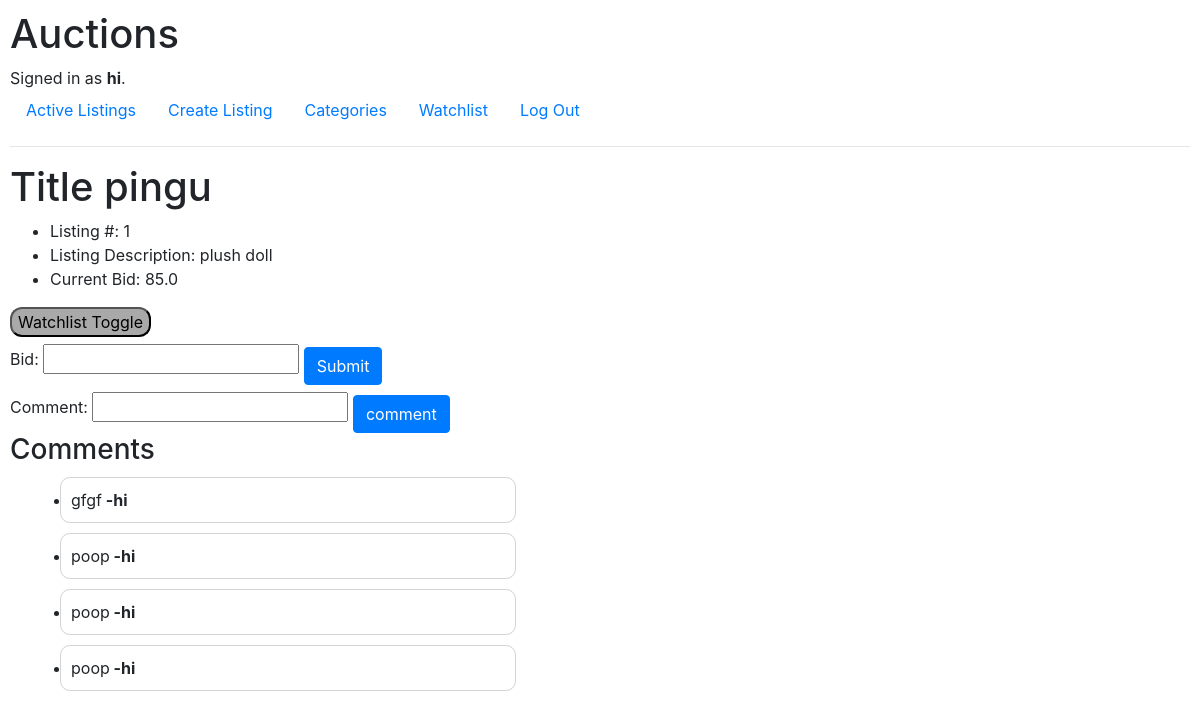
The app's page /listing/1 (signed in) with its own data.
### auctions/models.py (models this page shows, shortened)
class User(AbstractUser):
    pass

class Auction(models.Model):
    user = models.ForeignKey(User, on_delete=models.CASCADE)
    active = models.BooleanField(blank=False, default=True)
    title = models.CharField(max_length=100, blank=False)
    description = models.TextField(blank=False)
    category = models.ForeignKey(Category,blank=True, on_delete=models.PROTECT, related_name="categories")
    start_bid = models.FloatField()
    image = models.URLField(blank=True, null=True)
    winner = models.ForeignKey(User, blank=True, on_delete = models.CASCADE, related_name="auction_winner", null=True)

class Bid(models.Model):
    user = models.ForeignKey(User, on_delete=models.CASCADE)
    auction = models.ForeignKey(Auction, on_delete=models.CASCADE)
    value = models.FloatField()
    winner = models.BooleanField(default=False)
    def __str__(self):
        return f"{self.value}"

class Comment(models.Model):
    user = models.ForeignKey(User, on_delete=models.CASCADE)
    auction = models.ForeignKey(Auction, on_delete=models.CASCADE)
    comment = models.TextField()
    def __str__(self):
        return f"{self.comment}"

### auctions/views.py (the view, shortened to what this page needs)
# urls.py: path("listing/<int:auction_id>", views.listing, name="listing"),
@login_required
def listing(request, auction_id):
    user = request.user
    auction = Auction.objects.get(pk=auction_id)
    current_bid = Bid.objects.filter(auction=auction).order_by('value').last()
    if request.method == 'GET':
        if auction.active == False:
            winner = Bid.objects.filter(auction=auction).order_by('value').last()
            if winner.user_id == user.id:
                return render(request, "auctions/listing.html", {
                    "winner": winner
                })
        if user == auction.user:
            owner = True
            return render(request, "auctions/listing.html", {
            "auction": auction,
            "form": BidForm(),
            'current_bid':current_bid,
            'owner': owner })
        else:
            return render(request, "auctions/listing.html", {
            "auction": auction,
            "form": BidForm(),
            "comments": Comment.objects.filter(auction=auction),
            "cform": CommentForm(),
            'current_bid':current_bid })

### auctions/views.py
class BidForm(forms.Form):
    bid = forms.DecimalField()

class CommentForm(forms.Form):
    comment = forms.CharField(label="Comment")

### auctions/templates/auctions/listing.html (shortened to what this page needs)
{% extends "auctions/layout.html" %}
{% block body %}
    {% if winner%}
    <h1>You won this auction</h1>
    {% else %}
    <h1>Title {{ auction.title }}</h1>
    <ul>
        <li>Listing #: {{ auction.id }}</li>
        <li>Listing Description: {{ auction.description }}</li>
        <li>Current Bid: {{ current_bid }}</li>
    </ul>
    {% if owner %}
    <form action="{% url 'close' auction.id %}" method="post">
        {% csrf_token %}
        <input type="submit" class="btn btn-primary" style="display: inline-block; margin-top: 10px;" value="close auction">
    </form>
    {% else %}
        <form action="{% url 'toggle_watchlist' auction.id %}" method = "POST">
            <button type="submit" style = " background-color:darkgray; color:black; border-radius:1vw;">Watchlist Toggle</button>
        </form>
        <form action="{% url 'listing' auction.id %}" method="post">
        {{ form }}
        <input type="submit" class="btn btn-primary" style="display: inline-block; margin-top: 10px;">
        </form>
    {% endif %}
    <form action="{% url 'listing' auction.id %}" method="post">
        {{cform}}
        <input type="submit" class="btn btn-primary" style="display: inline-block; margin-top: 10px;" value="comment">
    </form>
    <h3>Comments</h3>
    <ul>
        {% for comment in comments %}
        <div style="border: 1px solid lightgray; margin: 10px; padding: 10px; border-radius: 10px; width: 40%;">
            <li>{{ comment }}<strong> -{{comment.user}}</strong></li>
        </div>
        {% endfor %}
    </ul>
    {% endif %}
{% endblock %}

### auctions/templates/auctions/layout.html (shortened to what this page needs)
{% load static %}
<!DOCTYPE html>
<html lang="en">
    <head>
        <link rel="stylesheet" href="https://stackpath.bootstrapcdn.com/bootstrap/4.4.1/css/bootstrap.min.css">
        <link href="{% static 'auctions/styles.css' %}" rel="stylesheet">
    </head>
    <body>
        <h1>Auctions</h1>
        <div>
            {% if user.is_authenticated %}
                Signed in as <strong>{{ user.username }}</strong>.
            {% else %}
                Not signed in.
            {% endif %}
        </div>
        <ul class="nav">
            <li class="nav-item">
                <a class="nav-link" href="{% url 'index' %}">Active Listings</a>
            </li>
            <li class="nav-item">
                <a class="nav-link" href="{% url 'create' %}">Create Listing</a>
            </li>
            <li class="nav-item">
                <a class="nav-link" href="{% url 'categories' %}">Categories</a>
            </li>
            {% if user.is_authenticated %}
                <li class="nav-item">
                    <a class="nav-link" href="{% url 'watchlist' %}">Watchlist</a>
                </li>
                <li class="nav-item">
                    <a class="nav-link" href="{% url 'logout' %}">Log Out</a>
                </li>
            {% endif %}
        </ul>
        <hr>
        {% block body %}
        {% endblock %}
    </body>
</html>

### auctions/static/auctions/styles.css (style rules this page uses)
body { padding: 10px; }

### records on screen
User: username "hi"
Auction: title "pingu", id "1", description "plush doll"
Bid: value "85.0"
Comment: comment "gfgf", user "hi"
Comment: comment "poop", user "hi"
Comment: comment "poop", user "hi"
Comment: comment "poop", user "hi"
